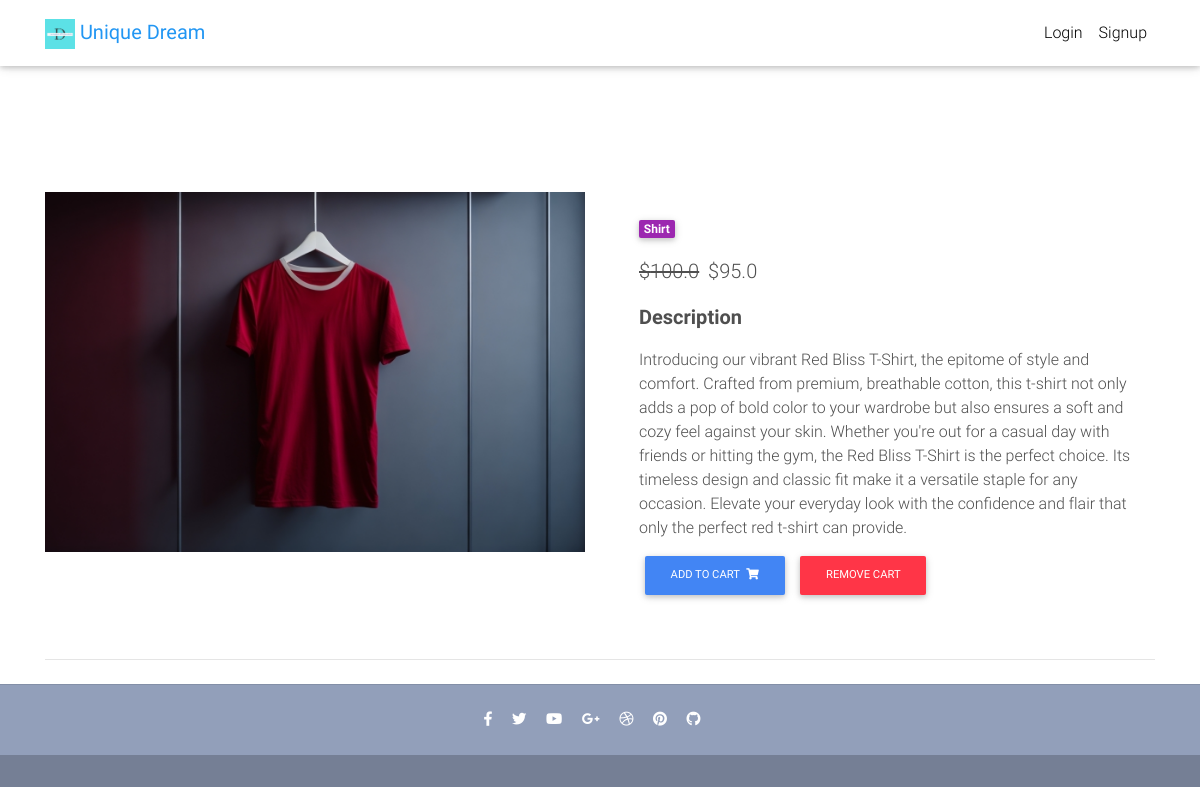
Screenshot of /product/product-1/ with the database file from the repository.
### core/models.py (models this page shows, shortened)
class Item(models.Model):
    title = models.CharField(max_length=100)
    price = models.FloatField()
    discount_price = models.FloatField(blank=True, null=True)
    category = models.CharField(choices=CATEGORY_CHOICES, max_length=2)
    label = models.CharField(choices=LABEL_CHOICES, max_length=1)
    slug = models.SlugField()
    description = models.TextField()
    image = models.ImageField()
    tag = models.CharField(max_length=20)
    def get_add_to_cart_url(self):
        return reverse("core:add-to-cart", kwargs={
            'slug': self.slug
        })
    def get_remove_from_cart_url(self):
        return reverse("core:remove-from-cart", kwargs={
            'slug': self.slug
        })

### core/views.py (the view)
# urls.py: path('product/<slug>/', ItemDetailView.as_view(), name='product'),
class ItemDetailView(DetailView):
    model = Item
    template_name = "product.html"

### templates/product.html (shortened to what this page needs)
{% extends "base.html" %}
{% block content %}
  <main class="mt-5 pt-4">
    <div class="container dark-grey-text mt-5">
      <div class="row wow fadeIn">
        <div class="col-md-6 mb-4">
          <img src="{{ item.image.url }}" class="img-fluid" alt="">
        </div>
        <div class="col-md-6 mb-4">
          <div class="p-4">
            <div class="mb-3">
              <a href="">
                <span class="badge purple mr-1">{{ object.get_category_display }}</span>
              </a>
            </div>
            <p class="lead">
              {% if object.discount_price %}
              <span class="mr-1">
                <del>${{ object.price }}</del>
              </span>
              <span>${{ object.discount_price }}</span>
              {% else %}
              <span>${{ object.price }}</span>
              {% endif %}
            </p>
            <p class="lead font-weight-bold">Description</p>
            <p>{{ object.description }}</p>
            <a href="{{ object.get_add_to_cart_url }}" class="btn btn-primary btn-md my-0 p">
              Add to cart
              <i class="fas fa-shopping-cart ml-1"></i>
            </a>
            <a href="{{ object.get_remove_from_cart_url }}" class="btn btn-danger btn-md my-0 p">
              Remove Cart
            </a>
          </div>
        </div>
      </div>
      <hr>
    </div>
  </main>
{% endblock content %}

### templates/base.html (style rules this page uses)
html, body, header, .carousel { height: 60vh; }

### rows the page displays
Item: image (picture), category "Shirt", price "100.0", discount_price "95.0", description "Introducing our vibrant Red Bliss T-Shirt, the epitome of style and comfort. Crafted from premium, breathable cotton, this t-shirt not only adds a pop of bold color to your wardrobe but also ensures a soft and cozy feel against your skin. Whether you're out for a casual day with friends or hitting the gym, the Red Bliss T-Shirt is the perfect choice. Its timeless design and classic fit make it a versatile staple for any occasion. Elevate your everyday look with the confidence and flair that only the perfect red t-shirt can provide."
